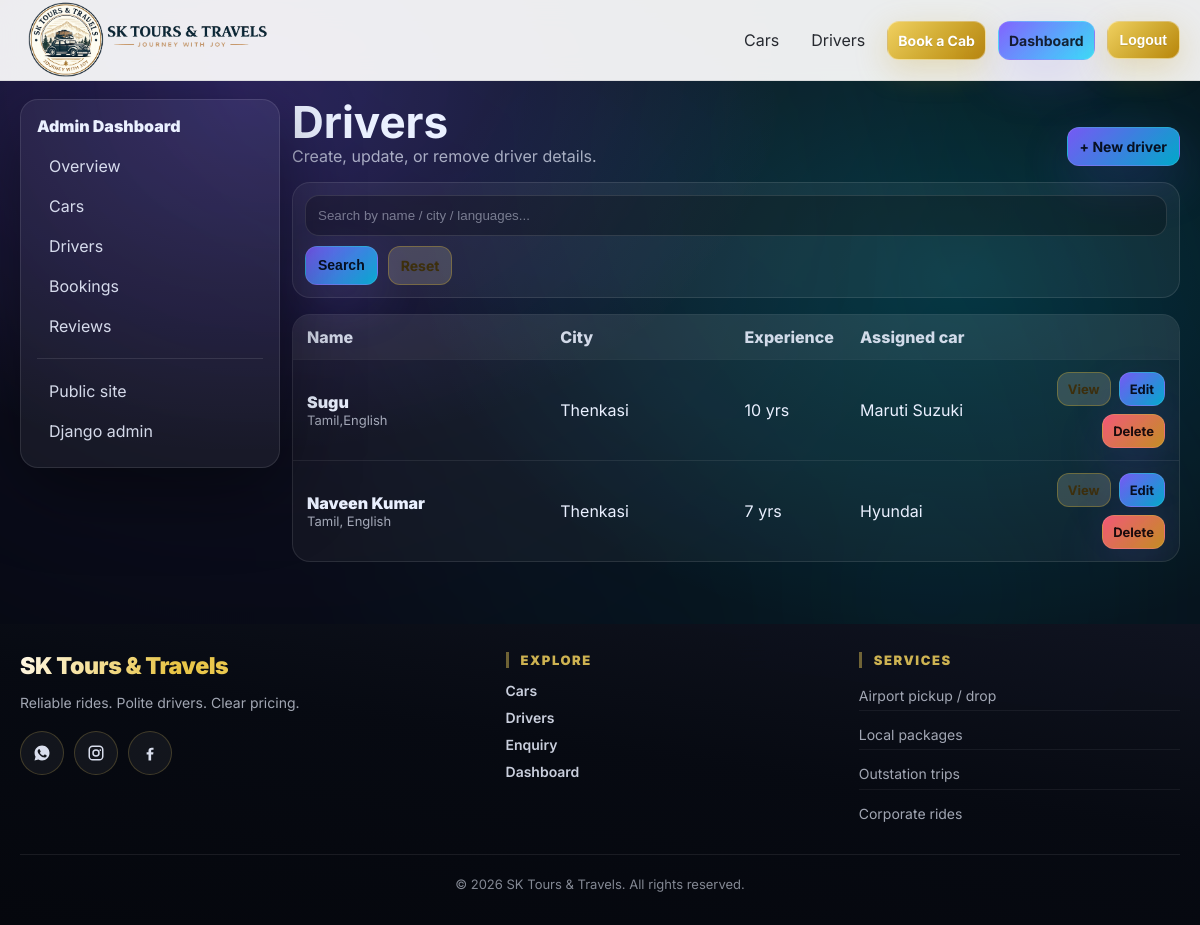
/dashboard/drivers/ (signed in), run on the app's committed database.
### booking/models.py (models this page shows, shortened)
class Driver(models.Model):
    full_name = models.CharField(max_length=120)
    photo = models.ImageField(upload_to="drivers/", blank=True, null=True)
    phone = models.CharField(max_length=20)
    experience_years = models.PositiveIntegerField(default=1)
    license_number = models.CharField(max_length=64)
    languages = models.CharField(max_length=120, blank=True, help_text="Comma-separated (e.g., English, Hindi, Tamil)")
    city = models.CharField(max_length=80, blank=True)
    is_available = models.BooleanField(default=True)
    assigned_car = models.ForeignKey(Car, on_delete=models.SET_NULL, null=True, blank=True, related_name="drivers")
    created_at = models.DateTimeField(auto_now_add=True)
    class Meta:
        ordering = ["-is_available", "-experience_years", "full_name"]

class Car(models.Model):
    class Category(models.TextChoices):
        HATCHBACK = "HATCHBACK", "Hatchback"
        SEDAN = "SEDAN", "Sedan"
        SUV = "SUV", "SUV"
        MUV = "MUV", "MUV"
        MPV = "MPV", "MPV"
        LUXURY = "LUXURY", "Luxury"
        TEMPO = "TEMPO", "Tempo Traveller"
    class FuelType(models.TextChoices):
        PETROL = "PETROL", "Petrol"
        DIESEL = "DIESEL", "Diesel"
        CNG = "CNG", "CNG"
        EV = "EV", "EV"
    class Transmission(models.TextChoices):
        MANUAL = "MANUAL", "Manual"
        AUTOMATIC = "AUTOMATIC", "Automatic"
    name = models.CharField(max_length=120, help_text="Customer-facing name (e.g., Swift Dzire)")
    brand = models.CharField(max_length=80, blank=True)
    category = models.CharField(max_length=20, choices=Category.choices, default=Category.SEDAN)
    seats = models.PositiveIntegerField(default=4, validators=[MinValueValidator(1)])
    fuel_type = models.CharField(max_length=20, choices=FuelType.choices, default=FuelType.DIESEL)
    transmission = models.CharField(max_length=20, choices=Transmission.choices, default=Transmission.MANUAL)
    price_per_km = models.DecimalField(max_digits=10, decimal_places=2, null=True, blank=True)
    price_per_day = models.DecimalField(max_digits=10, decimal_places=2, null=True, blank=True)
    description = models.TextField(blank=True)
    main_image = models.ImageField(upload_to="cars/", blank=True, null=True)
    is_available = models.BooleanField(default=True)
    created_at = models.DateTimeField(auto_now_add=True)
    class Meta:
        ordering = ["-is_available", "category", "name"]

### booking/views.py (the view)
# urls.py: path("dashboard/drivers/", views.dashboard_drivers, name="dashboard_drivers"),
@staff_required
def dashboard_drivers(request):
    q = (request.GET.get("q") or "").strip()
    qs = Driver.objects.select_related("assigned_car").all()
    if q:
        qs = qs.filter(Q(full_name__icontains=q) | Q(city__icontains=q) | Q(languages__icontains=q))
    return render(request, "dashboard/drivers_list.html", {"drivers": qs, "q": q})

### templates/dashboard/drivers_list.html (shortened to what this page needs)
{% extends "dashboard/base.html" %}
{% block dash_content %}
  <div class="dash-head">
    <div>
      <h1>Drivers</h1>
      <div class="muted">Create, update, or remove driver details.</div>
    </div>
    <a class="btn btn-sm" href="{% url 'dashboard_driver_create' %}">+ New driver</a>
  </div>
  <form method="get" class="filter-bar mt-16">
    <input name="q" value="{{ q }}" placeholder="Search by name / city / languages..." />
    <button class="btn btn-sm" type="submit">Search</button>
    <a class="btn btn-sm btn-ghost" href="{% url 'dashboard_drivers' %}">Reset</a>
  </form>
  <div class="table mt-16">
    <div class="t-head">
      <div>Name</div>
      <div>City</div>
      <div>Experience</div>
      <div>Assigned car</div>
    </div>
    {% for d in drivers %}
      <div class="t-row">
        <div>
          <div class="t-strong">{{ d.full_name }}</div>
          <div class="muted small">{{ d.languages|default:"—" }}</div>
        </div>
        <div>{{ d.city|default:"—" }}</div>
        <div>{{ d.experience_years }} yrs</div>
        <div>{{ d.assigned_car.name|default:"—" }}</div>
        <div class="t-actions">
          <a class="btn btn-xs btn-ghost" href="{% url 'driver_detail' d.pk %}">View</a>
          <a class="btn btn-xs" href="{% url 'dashboard_driver_edit' d.pk %}">Edit</a>
          <a class="btn btn-xs btn-danger" href="{% url 'dashboard_driver_delete' d.pk %}">Delete</a>
        </div>
      </div>
    {% empty %}
      <div class="muted mt-12">No drivers yet.</div>
    {% endfor %}
  </div>
{% endblock %}

### static/css/styles.css (style rules this page uses)
:root { --bg:#070A12; --panel:rgba(255,255,255,.06); --panel2:rgba(255,255,255,.09); --text:#EAF0FF; --muted:rgba(234,240,255,.68); --brand:#7C5CFF; --brand2:#00D6FF; --ok:#2EE59D; --no:#FF5C7A; --warn:#FFB020; --shadow:0 20px 80px rgba(0,0,0,.45); --radius:18px; --radius2:26px; }
* { box-sizing:border-box }
html { scroll-behavior:smooth; }
html,body { height:100% }
body { margin:0; font-family:Inter,system-ui,-apple-system,Segoe UI,Roboto,Arial,sans-serif; background:radial-gradient(900px 600px at 20% 10%, rgba(124,92,255,.25), transparent 60%), radial-gradient(900px 600px at 80% 30%, rgba(0,214,255,.16), transparent 60%), var(--bg); color:var(--text); }
a { color:inherit;text-decoration:none }
.btn { display:inline-flex; align-items:center; justify-content:center; gap:8px; padding:12px 16px; border-radius:14px; border:1px solid rgba(255,255,255,.10); background: linear-gradient(135deg, rgba(124,92,255,.95), rgba(0,214,255,.75)); color:#071022; font-weight:700; box-shadow: 0 18px 50px rgba(124,92,255,.18); transition: transform .15s ease, filter .15s ease; }
.btn-ghost { background: rgba(255, 244, 214, 0.16); color: #3d2f0c; border: 1px solid rgba(201, 162, 39, 0.38); box-shadow: none; text-shadow: none; }
.btn-danger { background: linear-gradient(135deg, rgba(255,92,122,.95), rgba(255,176,32,.75)); color:#1a0b0d; }
.btn-sm { padding:10px 12px; border-radius:12px; font-size:14px }
.btn-xs { padding:8px 10px; border-radius:12px; font-size:13px }
h1 { font-size:44px; line-height:1.06; margin:0 }
.muted { color:var(--muted) }
.small { font-size:13px }
.mt-16 { margin-top:16px }
.filter-bar { display:flex; flex-wrap:wrap; gap:10px; background: rgba(255,255,255,.05); border:1px solid rgba(255,255,255,.10); border-radius: var(--radius); padding:12px; }
input,select,textarea { width:100%; padding:12px 12px; border-radius:14px; border:1px solid rgba(255,255,255,.12); background: rgba(0,0,0,.25); color: rgba(234,240,255,.92); outline:none; }
input::placeholder, textarea::placeholder { color:rgba(234,240,255,.45) }
.dash-head { display:flex; align-items:flex-end; justify-content:space-between; gap:12px }
.table { border-radius: var(--radius); border:1px solid rgba(255,255,255,.10); background: rgba(255,255,255,.04); overflow:hidden; }
.t-head,.t-row { display:grid; grid-template-columns: 1.4fr 1fr .6fr .7fr 1fr; gap:12px; padding:12px 14px; align-items:center; }
.t-head { background: rgba(255,255,255,.06); font-weight:800; color:rgba(234,240,255,.88); }
.t-row { border-top:1px solid rgba(255,255,255,.08) }
.t-strong { font-weight:900 }
.t-actions { display:flex; gap:8px; justify-content:flex-end; flex-wrap:wrap }

### data on the page
Driver: full_name "Sugu", languages "Tamil,English", city "Thenkasi", experience_years "10", assigned_car.name "Maruti Suzuki"
Driver: full_name "Naveen Kumar", languages "Tamil, English", city "Thenkasi", experience_years "7", assigned_car.name "Hyundai"
